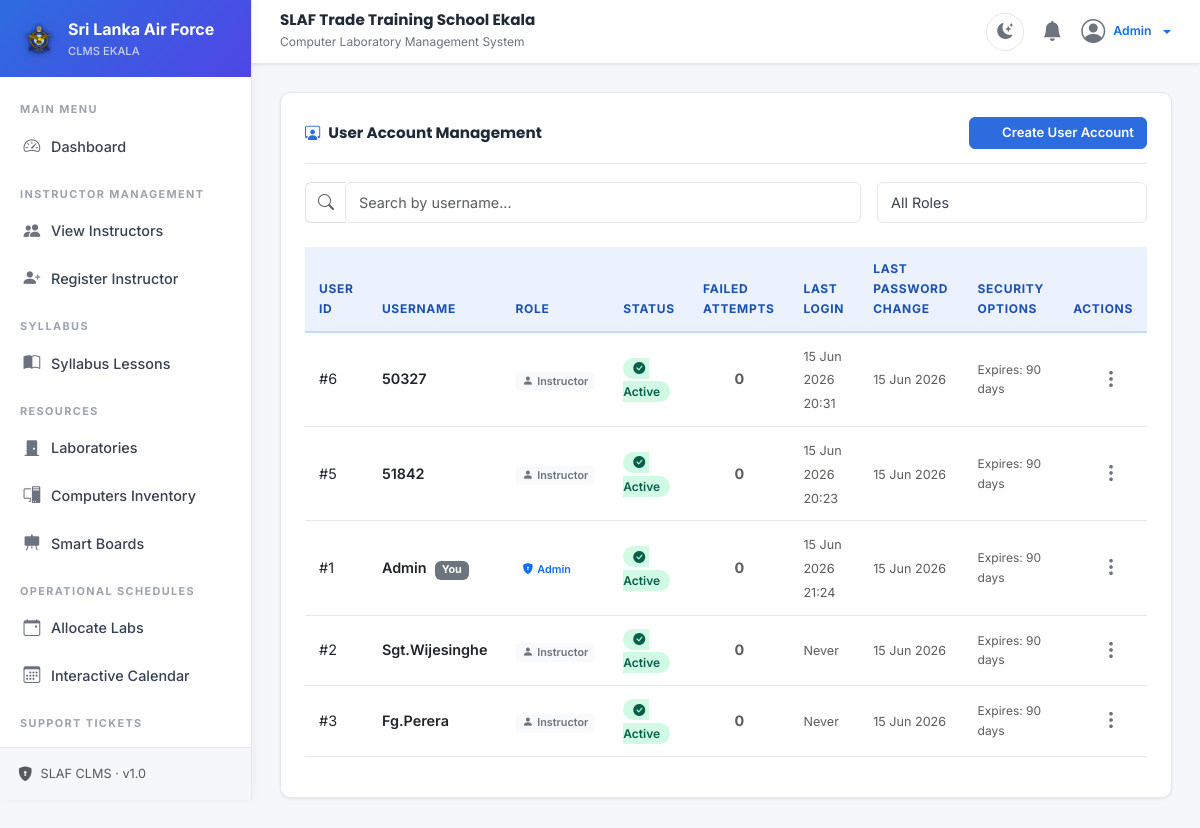
/user (signed in), run on the app's committed database.
### tables this page shows
CREATE TABLE IF NOT EXISTS users (
    id INT AUTO_INCREMENT PRIMARY KEY,
    username VARCHAR(50) NOT NULL UNIQUE,
    password VARCHAR(255) NOT NULL,
    role_id INT NOT NULL,
    status ENUM('active', 'inactive', 'locked') DEFAULT 'active',
    last_login DATETIME NULL,
    created_at TIMESTAMP DEFAULT CURRENT_TIMESTAMP,
    updated_at TIMESTAMP DEFAULT CURRENT_TIMESTAMP ON UPDATE CURRENT_TIMESTAMP,
    last_password_change DATETIME NULL DEFAULT CURRENT_TIMESTAMP,
    failed_attempts INT DEFAULT 0,
    force_password_change TINYINT(1) DEFAULT 0,
    password_expiry_days INT DEFAULT 90,
    FOREIGN KEY (role_id) REFERENCES roles(id)
);

### app/controllers/UserController.php (called while the page is built, shortened)
<?php
class UserController extends Controller {
    private $userModel;
    public function __construct() {
        $this->userModel = $this->model('UserModel');
    }
    public function index() {
        $q = isset($_GET['q']) ? trim($_GET['q']) : '';
        $roleId = isset($_GET['role_id']) && $_GET['role_id'] !== '' ? (int)$_GET['role_id'] : null;
        if ($q !== '' || $roleId !== null) {
            $users = $this->userModel->searchUsers($q, $roleId);
        } else {
            $users = $this->userModel->getAllUsers();
        }
        $data = [
            'title' => 'User Account Management',
            'active_menu' => 'user_management',
            'users' => $users,
            'q' => $q,
            'role_id' => $roleId
        ];
        $this->view('users/index', $data);
    }
}

### app/core/App.php (called while the page is built, shortened)
<?php
class App {
    protected $currentMethod = 'index';
    public function __construct() {
        $url = $this->getUrl();
        if (isset($url[0])) {
            $controllerName = ucfirst($url[0]) . 'Controller';
            if (file_exists(APPROOT . '/controllers/' . $controllerName . '.php')) {
                unset($url[0]);
            }
        }
        $this->currentController = new $this->currentController;
        $this->params = $url ? array_values($url) : [];
        call_user_func_array([$this->currentController, $this->currentMethod], $this->params);
    }
    public function getUrl() {
        if (isset($_GET['url'])) {
            $url = rtrim($_GET['url'], '/');
            $url = filter_var($url, FILTER_SANITIZE_URL);
            return explode('/', $url);
        }
        return [];
    }
}

### index.php (called while the page is built, shortened)
    <?php
require_once 'app/helpers/sanitization_helper.php';
require_once 'app/core/App.php';
require_once 'app/core/Controller.php';
require_once 'app/core/Database.php';
require_once 'app/core/Model.php';
$app = new App();

### app/helpers/sanitization_helper.php (called while the page is built, shortened)
<?php
function e($string) {
    return htmlspecialchars($string, ENT_QUOTES, 'UTF-8');
}

### app/core/Database.php (called while the page is built, shortened)
<?php
class Database {
    private $host = DB_HOST;
    private $user = DB_USER;
    private $pass = DB_PASS;
    private $dbname = DB_NAME;
    private $dbh;
    private $stmt;
    public function __construct() {
        $dsn = 'mysql:host=' . $this->host . ';dbname=' . $this->dbname . ';charset=utf8mb4';
        $options = [
            PDO::ATTR_PERSISTENT => false,
            PDO::ATTR_ERRMODE => PDO::ERRMODE_EXCEPTION,
            PDO::ATTR_DEFAULT_FETCH_MODE => PDO::FETCH_OBJ
        ];
        try {
            $this->dbh = new PDO($dsn, $this->user, $this->pass, $options);
        } catch (PDOException $e) {
            $this->error = $e->getMessage();
            throw $e;
        }
    }
    public function query($sql) {
        $this->stmt = $this->dbh->prepare($sql);
    }
    public function bind($param, $value, $type = null) {
        if (is_null($type)) {
            switch (true) {
                case is_int($value):
                    $type = PDO::PARAM_INT;
                    break;
            }
        }
        $this->stmt->bindValue($param, $value, $type);
    }
    public function execute() {
        return $this->stmt->execute();
    }
    public function resultSet() {
        $this->execute();
        return $this->stmt->fetchAll();
    }
}

### app/models/UserModel.php (called while the page is built, shortened)
<?php
class UserModel extends Model {
    public function getAllUsers() {
        $this->db->query("SELECT u.id, u.username, u.status, u.last_login, u.created_at, u.last_password_change, u.failed_attempts, u.force_password_change, u.password_expiry_days, r.name as role_name, r.id as role_id
                          FROM users u
                          JOIN roles r ON u.role_id = r.id
                          ORDER BY u.created_at DESC");
        return $this->db->resultSet();
    }
}

### app/core/Model.php (called while the page is built, shortened)
<?php
class Model {
    public function __construct() {
        $this->db = new Database();
    }
}

### app/views/users/index.php (the view, shortened to what this page needs)
<div class="card-clms">
    <div class="card-clms-header">
        <h5 class="fw-bold"><i class="bi bi-person-workspace me-2 text-primary"></i>User Account Management</h5>
        <button class="btn btn-primary btn-sm" data-bs-toggle="modal" data-bs-target="#createUserModal">
            <i class="bi bi-person-plus-fill me-1"></i> Create User Account
        </button>
    </div>
    <div class="row g-3 mb-4">
        <div class="col-md-8">
            <div class="input-group">
                <span class="input-group-text bg-transparent border-end-0">
                    <i class="bi bi-search text-muted"></i>
                </span>
                <input type="text" id="user-search-input" class="form-control border-start-0" placeholder="Search by username..." value="<?php echo e($data['q'] ?? ''); ?>">
            </div>
        </div>
        <div class="col-md-4">
            <select id="user-role-filter" class="form-select">
                <option value="">All Roles</option>
            </select>
        </div>
    </div>
    <div class="table-responsive">
        <table class="table table-clms align-middle" id="users-table">
            <thead>
                <tr>
                    <th>User ID</th>
                    <th>Username</th>
                    <th>Role</th>
                    <th>Status</th>
                    <th>Failed Attempts</th>
                    <th>Last Login</th>
                    <th>Last Password Change</th>
                    <th>Security Options</th>
                    <th class="text-end">Actions</th>
                </tr>
            </thead>
            <tbody id="users-table-body">
                <?php if(!empty($data['users'])): ?>
                    <?php foreach($data['users'] as $user): ?>
                        <tr id="user-row-<?php echo $user->id; ?>">
                            <td>#<?php echo $user->id; ?></td>
                            <td>
                                <span class="fw-semibold text-capitalize"><?php echo e($user->username); ?></span>
                                <?php if((int)$user->id === (int)$_SESSION['user_id']): ?>
                                    <span class="badge bg-secondary ms-1">You</span>
                                <?php endif; ?>
                            </td>
                            <td>
                                <?php if((int)$user->role_id === 1): ?>
                                    <span class="badge bg-primary-light text-primary" style="font-weight:600;"><i class="bi bi-shield-lock-fill me-1"></i>Admin</span>
                                <?php else: ?>
                                    <span class="badge bg-light text-secondary" style="font-weight:600;"><i class="bi bi-person-fill me-1"></i>Instructor</span>
                                <?php endif; ?>
                            </td>
                            <td>
                                <?php if($user->status === 'active'): ?>
                                    <span class="badge-active"><i class="bi bi-check-circle-fill me-1"></i>Active</span>
                                <?php elseif($user->status === 'locked'): ?>
                                    <span class="badge-faulty text-danger" style="background:#FEE2E2;"><i class="bi bi-lock-fill me-1"></i>Locked</span>
                                <?php else: ?>
                                    <span class="badge-inactive"><i class="bi bi-dash-circle-fill me-1"></i>Inactive</span>
                                <?php endif; ?>
                            </td>
                            <td class="text-center fw-bold <?php echo $user->failed_attempts > 0 ? 'text-danger' : 'text-muted'; ?>">
                                <?php echo $user->failed_attempts; ?>
                            </td>
                            <td>
                                <small class="text-muted">
                                    <?php echo $user->last_login ? date('d M Y H:i', strtotime($user->last_login)) : 'Never'; ?>
                                </small>
                            </td>
                            <td>
                                <small class="text-muted">
                                    <?php echo $user->last_password_change ? date('d M Y', strtotime($user->last_password_change)) : 'Never'; ?>
                                </small>
                            </td>
                            <td>
                                <div class="d-flex flex-column gap-1">
                                    <span class="text-muted small" style="font-size:0.75rem;">Expires: <?php echo $user->password_expiry_days; ?> days</span>
                                </div>
                            </td>
                            <td class="text-end">
                                <div class="btn-group">
                                    <button class="btn btn-outline-secondary btn-sm p-1 border-0" type="button" data-bs-toggle="dropdown" aria-expanded="false">
                                        <i class="bi bi-three-dots-vertical fs-5"></i>
                                    </button>
                                </div>
                            </td>
                        </tr>
                    <?php endforeach; ?>
                <?php else: ?>
                    <tr id="no-records-row">
                        <td colspan="9" class="text-center text-muted py-4">No user accounts found.</td>
                    </tr>
                <?php endif; ?>
            </tbody>
        </table>
    </div>
</div>

### css/style.css (style rules this page uses)
:root { --font: 'Inter', sans-serif; --font-heading: 'Poppins', sans-serif; --primary: #2D6CDF; --primary-dark: #1A4FB5; --primary-light: #EBF1FD; --primary-grad: linear-gradient(135deg, #2D6CDF 0%, #4F46E5 100%); --bg-page: #F5F7FA; --bg-card: #FFFFFF; --sidebar-bg: #FFFFFF; --sidebar-border: #E5E7EB; --sidebar-hover: #F3F7FF; --sidebar-active-bg: #EBF1FD; --sidebar-active-text: #2D6CDF; --sidebar-text: #374151; --sidebar-muted: #9CA3AF; --navbar-bg: #FFFFFF; --text-h: #1F2937; --text-body: #374151; --text-muted: #6B7280; --border: #E5E7EB; --shadow-sm: 0 1px 3px rgba(0,0,0,0.08); --shadow-md: 0 4px 16px rgba(0,0,0,0.08); --shadow-lg: 0 8px 32px rgba(0,0,0,0.1); --success: #059669; --warning: #D97706; --danger: #DC2626; --info: #2D6CDF; --radius: 10px; --radius-sm: 6px; --radius-lg: 16px; --transition: 0.22s ease; }
*,*::before,*::after { margin:0;padding:0;box-sizing:border-box; }
body { font-family: var(--font); background: var(--bg-page); color: var(--text-body); font-size: 14.5px; line-height: 1.65; overflow-x: hidden; transition: background var(--transition), color var(--transition); }
h1,h2,h3,h4,h5,h6 { font-family:var(--font-heading);font-weight:700;color:var(--text-h);line-height:1.3; }
.card-clms { background:var(--bg-card); border:1px solid var(--border); border-radius:var(--radius); box-shadow:var(--shadow-sm); padding:24px; margin-bottom:22px; transition:box-shadow var(--transition),background var(--transition); }
.card-clms-header { display:flex;align-items:center;justify-content:space-between; margin-bottom:18px;padding-bottom:14px; border-bottom:1px solid var(--border); }
.card-clms-header h5,.card-clms-header h6 { font-size:0.95rem;font-weight:700;color:var(--text-h);margin:0; }
.card-clms-header .bi { color:var(--primary)!important; }
.badge-active { background:#D1FAE5;color:#065F46;font-weight:600;border-radius:99px;padding:3px 10px;font-size:0.75rem; }
.btn { border-radius:var(--radius-sm)!important;font-weight:600!important;font-size:0.875rem!important;transition:all 0.18s!important; }
.btn-primary { background:var(--primary)!important;border-color:var(--primary)!important;color:#fff!important; }
.btn-sm { padding:5px 12px!important;font-size:0.82rem!important; }
.table-clms { color:var(--text-body);border-color:var(--border);font-size:0.9rem; }
.table-clms thead th { background:var(--primary-light);color:var(--primary-dark); font-weight:700;font-size:0.75rem;text-transform:uppercase;letter-spacing:0.7px; border-bottom:2px solid #BFDBFE;padding:12px 14px; }
.table-clms td { vertical-align:middle;padding:11px 14px;border-color:var(--border); }
.table-clms tbody tr { transition:background 0.15s; }
.form-control,.form-select { border:1.5px solid var(--border)!important; border-radius:var(--radius-sm)!important; padding:9px 13px!important; font-size:0.9rem!important; color:var(--text-body)!important; background:var(--bg-card)!important; transition:border-color 0.2s,box-shadow 0.2s!important; }

### data on the page
users: id "6", username "50327", shows "Instructor", status "active" (drawn), failed_attempts "0", last_login "15 Jun 2026 20:31", last_password_change "15 Jun 2026", password_expiry_days "90"
users: id "5", username "51842", shows "Instructor", status "active" (drawn), failed_attempts "0", last_login "15 Jun 2026 20:23", last_password_change "15 Jun 2026", password_expiry_days "90"
users: id "1", username "Admin", shows "You", status "active" (drawn), failed_attempts "0", last_login "15 Jun 2026 21:24", last_password_change "15 Jun 2026", password_expiry_days "90"
users: id "2", username "Sgt.wijesinghe", shows "Instructor", status "active" (drawn), failed_attempts "0", shows "Never", last_password_change "15 Jun 2026", password_expiry_days "90"
users: id "3", username "Fg.perera", shows "Instructor", status "active" (drawn), failed_attempts "0", shows "Never", last_password_change "15 Jun 2026", password_expiry_days "90"

### other printed values
MILITARY_BRANCH "Sri Lanka Air Force"
SYSTEM_TITLE "SLAF Trade Training School Ekala"
SYSTEM_SUBTITLE "Computer Laboratory Management System"
$_SESSION['username'] "Admin"
